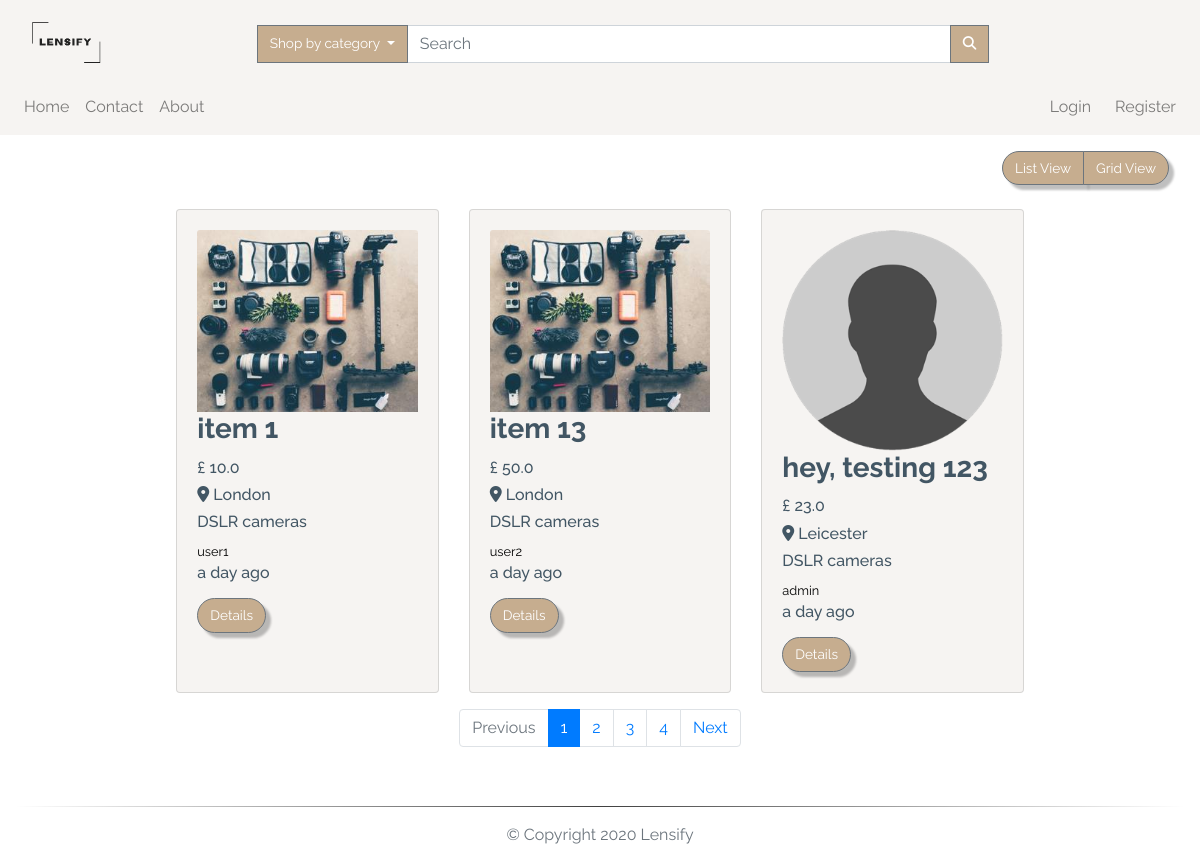
Before: /search/1 with the older database file.
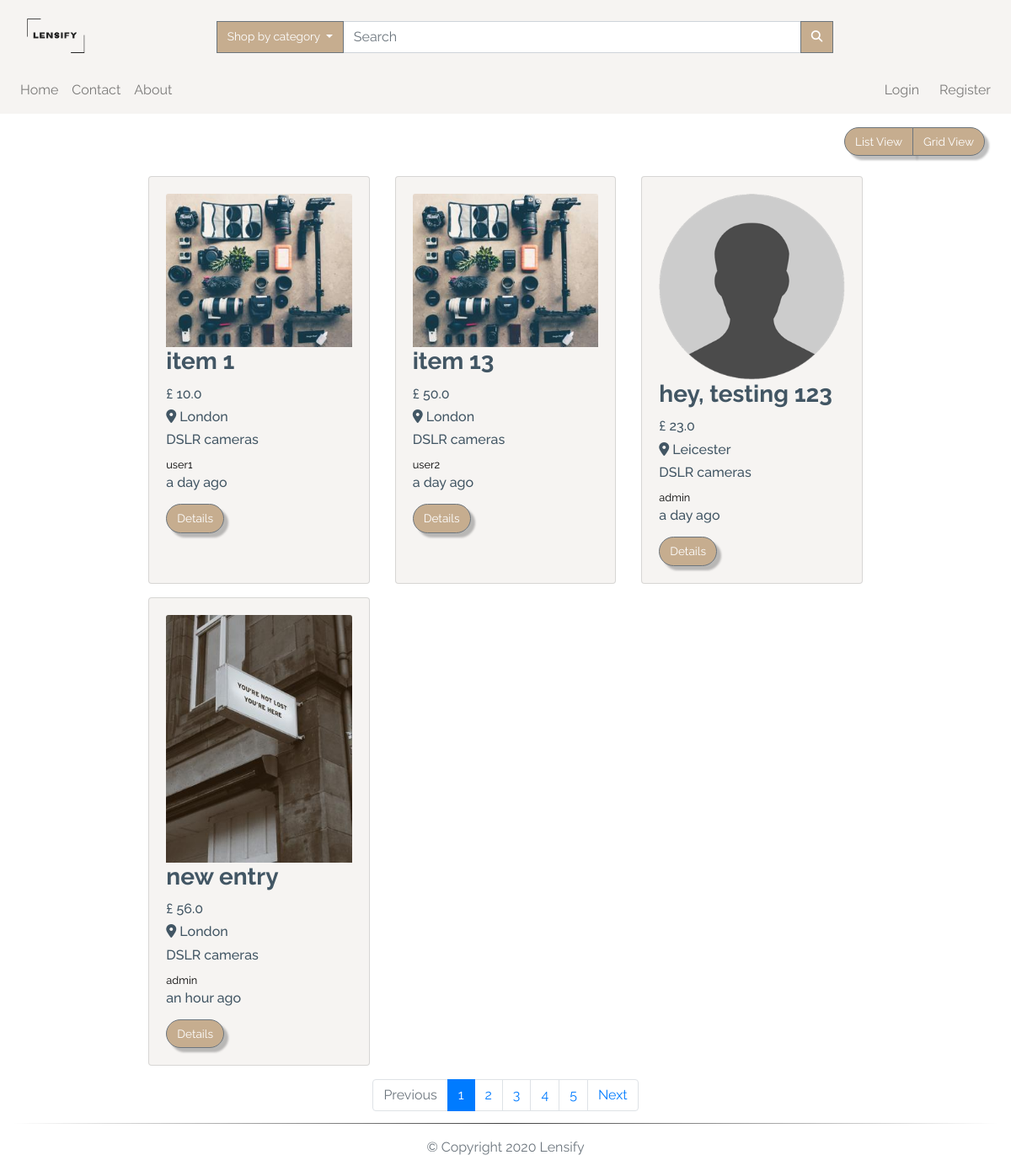
After: the same page with the newer database file.
### app/models.py (models this page shows, shortened)
class TimestampMixin(object):
    created_at = db.Column(db.DateTime, nullable=False,
                           default=datetime.utcnow)
    updated_at = db.Column(db.DateTime, onupdate=datetime.utcnow)

class ItemForSale(db.Model, TimestampMixin):
    __tablename__ = "for_sale"
    id = db.Column(db.Integer, primary_key=True)
    title = db.Column(db.String(100), nullable=False)
    description = db.Column(db.Text, nullable=False)
    quantity = db.Column(db.Integer, nullable=False, default=1)
    condition = db.Column(db.String(50), nullable=False)
    item_city = db.Column(db.String(50), nullable=False)
    price = db.Column(db.Float, nullable=False)
    item_views = db.Column(db.Integer, default=0)
    image_file = db.Column(Json(128), nullable=False,
                           default=['item.jpg'])
    sold = db.Column(db.Boolean, default=False)
    seller_id = db.Column(db.Integer, db.ForeignKey("users.id"))
    category_id = db.Column(db.Integer, db.ForeignKey("categories.id"))

class Category(db.Model, TimestampMixin):
    __tablename__ = "categories"
    id = db.Column(db.Integer, primary_key=True)
    name = db.Column(db.String(30), nullable=False, unique=True)
    item_cat = db.relationship(
        "ItemForSale", backref="category", lazy="dynamic")

class User(db.Model, TimestampMixin, UserMixin):
    __tablename__ = "users"
    id = db.Column(db.Integer, primary_key=True)
    first_name = db.Column(db.String(50), nullable=False)
    last_name = db.Column(db.String(50), nullable=False)
    username = db.Column(db.String(50), unique=True, nullable=False)
    email = db.Column(db.String(115), unique=True, nullable=False)
    image_file = db.Column(db.String(80), nullable=False,
                           default="default.jpg")
    password_hash = db.Column(db.String(60), nullable=False)
    items_for_sale = db.relationship(
        "ItemForSale", backref="seller", lazy="dynamic")
    items_buyer = db.relationship("Order", backref="buyer", lazy="dynamic")
    address = db.relationship(
        "Address", secondary="user_addresses", backref="user", lazy="dynamic"
    )
    followed = db.relationship(
        'User', secondary=followers,
        primaryjoin=(followers.c.follower_id == id),
        secondaryjoin=(followers.c.followed_id == id),
        backref=db.backref('followers', lazy='dynamic'), lazy='dynamic')

### app/routes.py (the view)
@app.route('/search/<cat_id>', methods=['GET', 'POST'])
def search(cat_id=None):
    page = request.args.get('page', 1, type=int)
    available_items = ItemForSale.query.paginate(
        page, app.config['POSTS_PER_PAGE'], False)
    if cat_id is not None:
        available_items = ItemForSale.query.join(
            Category, (ItemForSale.category_id == cat_id)).paginate(
            page, app.config['POSTS_PER_PAGE'], False)
        next_url = url_for('search', page=available_items.next_num) \
            if available_items.has_next else None
        prev_url = url_for('search', page=available_items.prev_num) \
            if available_items.has_prev else None
        return render_template("search.html", available_items=available_items.items,
                               next_url=next_url, prev_url=prev_url, page=page, page_num=available_items.iter_pages())
    return render_template("search.html")

### app/models.py (called while the page is built)
    def process_result_value(self, value, dialect):
        return json.loads(value)

### app/routes.py (called while the page is built)
@app.before_request
def before_request():
    if current_user.is_authenticated:
        current_user.updated_at = datetime.utcnow()
        db.session.commit()

@app.context_processor
def inject_categories():
    categories = Category.query.join(
        ItemForSale, (Category.id == ItemForSale.category_id)).all()
    return dict(categories=categories)

### app/templates/search.html
{% extends "layout.html" %}
{% block app_content %}
<div class="row">
  <div class="col-lg-12 my-3">
    <div class="float-right mr-3">
      <div class="btn-group">
        <button class="btn btn-secondary" id="list">
          List View
        </button>
        <button class="btn btn-secondary" id="grid">
          Grid View
        </button>
      </div>
    </div>
  </div>
</div>
<div id="products" class="row view-group w-75 mx-auto">
  {% for item in available_items %}
  <div class=" item col-12 col-md-6 col-lg-4 py-2">
    <div class="card custom-bg h-100">
      <div class="card-body">
        <img class="img-fluid card-img-top group list-group-image img-event"
          src="{{url_for('static', filename='img/items/' + item.image_file[0])}}" alt="" />
        <h3 class="card-title list-group-item-heading font-weight-bold ">{{item.title}}</h3>
        <small class="d-block font-weight-bold card-text">
          <h6>£ {{ item.price }}</h6>
        </small>
        <small class="font-weight-bold card-text">
          <h6 class="text-capitalize"><i class="fas fa-map-marker-alt"></i> {{item.item_city}}</h6>
        </small>
        <small class="card-text">
          <h6>{{ item.category.name }}</h6>
        </small>
        <small class="card-text">
          <a href="{{url_for('user', username=item.seller.username)}}">
            {{ item.seller.username }}
          </a>
        </small>
        <small class="card-text">
          <h6>{{ moment(item.created_at).fromNow() }}</h6>
        </small>
        <a href="{{url_for('item', item_id=item.id)}}" class="btn btn-secondary mt-2">
          Details
        </a>
      </div>
    </div>
  </div>
  {% endfor %}
  <nav aria-label="Page navigation" class="col-12 my-2">
    <ul class="pagination justify-content-center">
      <li class="page-item {% if not prev_url %} disabled {% endif %}">
        <a class="page-link" href="{{ prev_url }}" tabindex="-1">Previous</a>
      </li>
      {% for num in page_num %}
      {% if num %}
      <li class="page-item {% if page == num %} active {% endif %}"><a class="page-link"
          href="{{url_for('index', page=num)}}">{{ num }}</a></li>
      {% else %}
      <span class="page-item ellipsis">…</span>
      {% endif %}
      {% endfor %}
      <li class="page-item {% if not next_url %} disabled {% endif %}">
        <a class="page-link" href="{{ next_url }}">Next</a>
      </li>
    </ul>
  </nav>
</div>
{% endblock app_content %}

### app/templates/layout.html (shortened to what this page needs)
{% extends "bootstrap/base.html" %}
{% block styles %}
<link rel="stylesheet" href="https://stackpath.bootstrapcdn.com/bootstrap/4.5.0/css/bootstrap.min.css"
>
<link rel="stylesheet" href="https://cdnjs.cloudflare.com/ajax/libs/animate.css/3.7.0/animate.css" />
<link rel="stylesheet" href="{{url_for('.static', filename='css/styles.css')}}" />
{% endblock styles %}
{% block body %}
{% block navbar %}
<nav class="navbar navbar-expand-lg navbar-light custom-bg">
  <a href="{{url_for('index')}}" class="col-4 col-md-2 logo-container">
    <img class="navbar-brand img-fluid mt-2" src="{{url_for('.static', filename='img/logo.png')}}" alt="logo" />
  </a>
  <div class="collapse navbar-collapse pt-2 col-12 col-lg-9" id="search">
    <form class="form-inline col-12 input-group">
      <div class="dropdown ml-3 input-group-append">
        <button class="btn btn-secondary dropdown-toggle no-radius" type="button" id="dropdownMenuButton"
          data-toggle="dropdown" aria-haspopup="true" aria-expanded="false">
          Shop by category
        </button>
      </div>
      <input class="form-control col-8 input-group-append" type="search" placeholder="Search" aria-label="Search" />
      <div class="input-group-append">
        <button class="btn btn-secondary no-radius" type="submit">
          <i class="fas fa-search"></i>
        </button>
      </div>
    </form>
  </div>
</nav>
<nav class="navbar navbar-expand-lg navbar-light custom-bg py-0">
  <div id="links" class="collapse navbar-collapse py-2">
    <div class="navbar-nav text-center">
      <a class="nav-item nav-link" href="{{url_for('index')}}">Home</a>
      <a class="nav-item nav-link" href="#">Contact</a>
      <a class="nav-item nav-link" href="#">About</a>
    </div>
    <div class="navbar-nav ml-auto text-center">
      {% if current_user.is_authenticated %}
      <div class="dropdown">
        <a class="dropdown-toggle" type="button" id="dropdownMenuButton" data-toggle="dropdown" aria-haspopup="true"
          aria-expanded="false">
          Hello, {{current_user.first_name.capitalize()}}
        </a>
        <div class="dropdown-menu dropdown-menu-right text-center" aria-labelledby="dropdownMenuButton">
          <a class="dropdown-item" href="{{url_for('user', username=current_user.username)}}">
            Account
          </a>
          <a class="dropdown-item" href="{{url_for('user_settings')}}">
            Settings
          </a>
          <a class="dropdown-item" href="{{url_for('add_item')}}">
            Sell
          </a>
          <a class="dropdown-item" href="{{url_for('logout')}}">Sign out</a>
        </div>
      </div>
      <div class="ml-3 text-center d-none d-lg-block" id="cart">
        <a href="#">
          <i class="fas fa-shopping-cart fa-lg"></i>
        </a>
      </div>
      {%else%}
      <a class="nav-item nav-link mr-2" href="{{url_for('login')}}">Login</a>
      <a class="nav-item nav-link" href="{{url_for('register')}}">Register</a>
      {%endif%}
    </div>
  </div>
</nav>
{% endblock navbar%}
{% block content %}
<main class="my-auto">
  <div class="container-fluid">
    {% block app_content %} {% endblock app_content %}
  </div>
</main>
{% endblock content%}
<footer class="footer navbar-fixed-bottom">
  <div class="container-fluid">
    <hr>
    <p class="text-muted pb-3 text-center">
      &copy;
      Copyright
      Lensify
    </p>
  </div>
</footer>
{% endblock body %}

### app/static/css/styles.css (style rules this page uses)
:root { --main-color: #fff; --second-color: #425664; --third-color: #f6f4f2; --fourth-color: #c6ad8f; }
*, *::before, *::after { margin: 0; padding: 0; box-sizing: border-box; list-style: none; text-decoration: none; }
body, html { background: var(--main-color); min-height: 100vh; width: 100%; color: var(--second-color); font-family: "Raleway", sans-serif; word-break: normal; }
html { position: relative; }
.footer { position: absolute; bottom: 0; width: 100%; height: 10px; }
a { color: black; text-decoration: none; cursor: pointer; }
ul { margin: 0; }
P { word-break: break-word; }
hr { border: none; height: 1px; background-image: linear-gradient( to right, rgba(0, 0, 0, 0), rgba(0, 0, 0, 0.75), rgba(0, 0, 0, 0) ); }
.btn { font-size: 85%; white-space: nowrap; }
.btn-secondary { filter: drop-shadow(5px 5px 1px rgba(0, 0, 0, 0.25)); background-color: var(--fourth-color); border-radius: 20px; color: var(--main-color); }
.no-radius { filter: none; border-radius: 0px; color: var(--main-color); }
.custom-bg { background-color: var(--third-color); }
.logo-container img { width: 70px; height: 55px; }
.pagination { flex-wrap: wrap; }

Changed rows visible on the page:
added ItemForSale: shows a picture, title "new entry", price "56.0", item_city "London", category.name "DSLR cameras", seller.username "admin", created_at "an hour ago"
Other visible differences:
new list line: "5"
